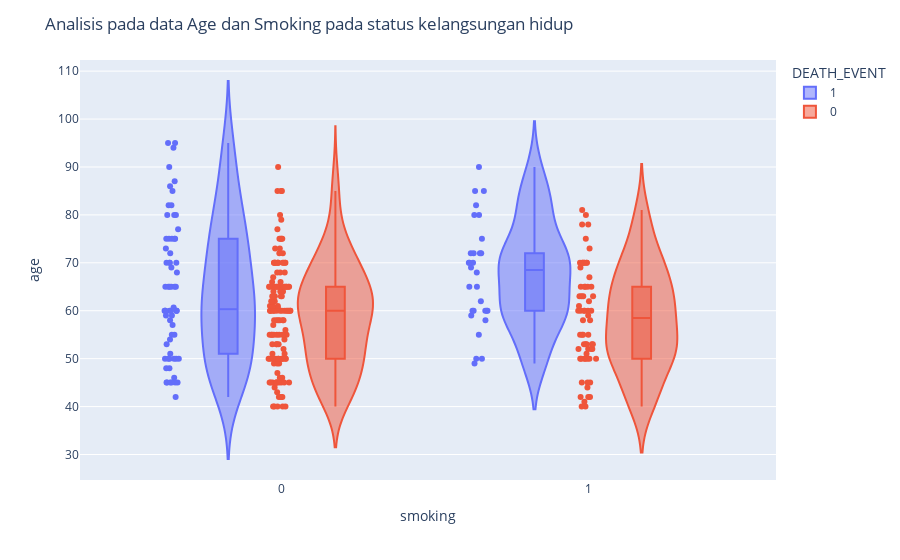

The notebook cell this image was saved under:
### Markdown cell above
Laporan Usia

* Penyebaran kelangsungan hidup tinggi pada aliran usia 40 hingga 70 tahun
* Kelangsungan hidup tinggi untuk laki-laki antara 50 hingga 60 tahun dan usia perempuan antara 60 hingga 70 tahun

### Code cell
fig = px.violin(df, y="age", x="smoking", color="DEATH_EVENT", box=True, points="all", hover_data=df.columns)
fig.update_layout(title_text="Analisis pada data Age dan Smoking pada status kelangsungan hidup")
fig.show()

### Figure 1 — Plotly figure (JSON) as saved in the notebook; plotly's stock layout.template omitted (floating-point values rounded to 4 significant figures; data arrays with more than 128 entries replaced by an {"elided": "..."} marker saying what was removed)
{"data": [{"alignmentgroup": "True", "box": {"visible": true}, "customdata": {"elided": "96x11 float values"}, "hovertemplate": "DEATH_EVENT=%{customdata[10]}<br>smoking=%{x}<br>age=%{y}<br>anaemia=%{customdata[0]}<br>creatinine_phosphokinase=%{customdata[1]}<br>diabetes=%{customdata[2]}<br>ejection_fraction=%{customdata[3]}<br>high_blood_pressure=%{customdata[4]}<br>platelets=%{customdata[5]}<br>serum_creatinine=%{customdata[6]}<br>serum_sodium=%{customdata[7]}<br>sex=%{customdata[8]}<br>time=%{customdata[9]}<extra></extra>", "legendgroup": "1", "marker": {"color": "#636efa"}, "name": "1", "offsetgroup": "1", "orientation": "v", "points": "all", "scalegroup": "True", "showlegend": true, "type": "violin", "x": [0, 0, 1, 0, 0, 1, 0, 1, 0, 1, 1, 1, 0, 0, 0, 0, 0, 0, 0, 0, 1, 0, 1, 0, 1, 0, 1, 0, 0, 0, 0, 0, 0, 0, 0, 1, 1, 1, 0, 1, 0, 1, 0, 0, 0, 0, 0, 0, 1, 0, 1, 1, 0, 0, 0, 1, 0, 1, 0, 0, 1, 1, 1, 0, 0, 0, 1, 1, 0, 0, 0, 0, 0, 1, 0, 0, 0, 0, 0, 0, 1, 1, 0, 1, 0, 0, 0, 0, 0, 0, 0, 0, 0, 0, 0, 1], "x0": " ", "xaxis": "x", "y": [75, 55, 65, 50, 65, 90, 75, 60, 65, 80, 75, 62, 45, 50, 82, 87, 45, 70, 48, 65, 68, 75, 80, 95, 70, 58, 82, 94, 85, 50, 65, 69, 90, 82, 60, 70, 50, 70, 60, 50, 51, 60, 80, 57, 68, 53, 60, 70, 60, 95, 49, 72, 45, 50, 45, 60, 42, 72, 70, 65, 85, 69, 60, 60, 59, 60, 72, 85, 70, 86, 60, 46, 80, 72, 75, 72, 50, 45, 80, 59, 59, 65, 75, 58, 60.67, 50, 60, 45, 77, 48, 54, 73, 60, 55, 65, 55], "y0": " ", "yaxis": "y"}, {"alignmentgroup": "True", "box": {"visible": true}, "customdata": {"elided": "203x11 float values"}, "hovertemplate": "DEATH_EVENT=%{customdata[10]}<br>smoking=%{x}<br>age=%{y}<br>anaemia=%{customdata[0]}<br>creatinine_phosphokinase=%{customdata[1]}<br>diabetes=%{customdata[2]}<br>ejection_fraction=%{customdata[3]}<br>high_blood_pressure=%{customdata[4]}<br>platelets=%{customdata[5]}<br>serum_creatinine=%{customdata[6]}<br>serum_sodium=%{customdata[7]}<br>sex=%{customdata[8]}<br>time=%{customdata[9]}<extra></extra>", "legendgroup": "0", "marker": {"color": "#EF553B"}, "name": "0", "offsetgroup": "0", "orientation": "v", "points": "all", "scalegroup": "True", "showlegend": true, "type": "violin", "x": {"elided": "203 int values"}, "x0": " ", "xaxis": "x", "y": {"elided": "203 float values"}, "y0": " ", "yaxis": "y"}], "layout": {"legend": {"title": {"text": "DEATH_EVENT"}, "tracegroupgap": 0}, "margin": {"t": 60}, "title": {"text": "Analisis pada data Age dan Smoking pada status kelangsungan hidup"}, "violinmode": "group", "xaxis": {"anchor": "y", "domain": [0, 1], "title": {"text": "smoking"}}, "yaxis": {"anchor": "x", "domain": [0, 1], "title": {"text": "age"}}}}
